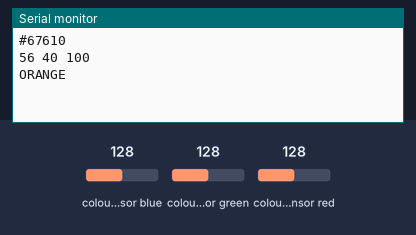
The sketch below on a simulated Arduino Uno, built with avr-gcc and run on an emulated ATmega328P. Shown: the last lines printed to the serial monitor. Wiring (inferred from the names in the program): TCS3200 colour sensor: output pin 8; S2 pin 6; S3 pin 7; S0 pin 4; S1 pin 5. The inputs (shaded band) are chosen by the test bench; at power-on: colour sensor blue 128, colour sensor green 128, colour sensor red 128.

Above: at 1.2 s.
1.3 s: colour sensor blue set to 250
At 2.3 s:
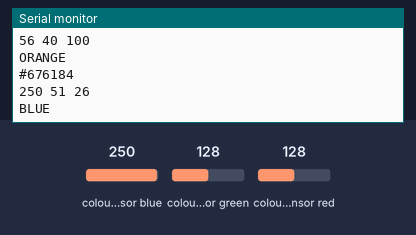
3.9 s: colour sensor green set to 5
At 5.3 s:
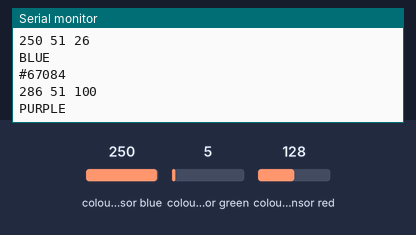
6.9 s: colour sensor red set to 191
At 8.3 s:
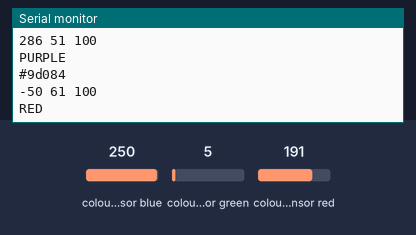
9.3 s: colour sensor blue set to 197
At 10.1 s:
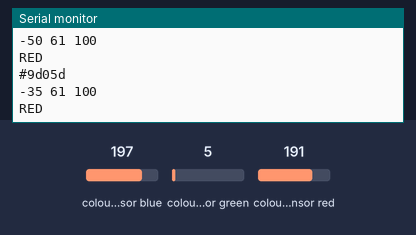
Timing chart, 0 to 12.3 s (numbered marks = the images above; inputs shaded):
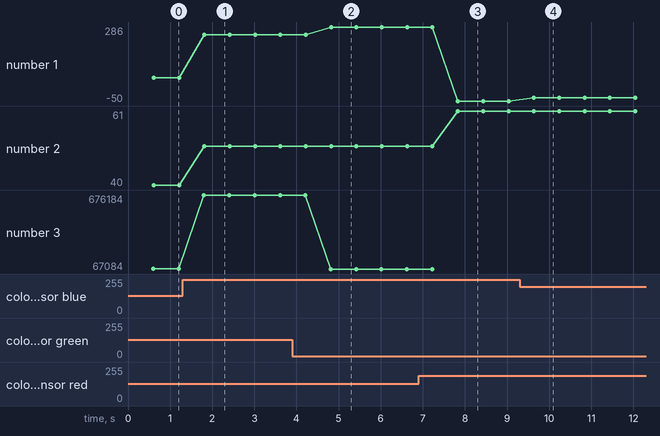

The sketch:

colorID.ino
```cpp
#define S0 4
#define S1 5
#define S2 6
#define S3 7
#define sensorOut 8

int redMin = 8;
int redMax = 60;
int greenMin = 11;
int greenMax = 56;
int blueMin = 6;
int blueMax = 39;

int redPW = 0;
int greenPW = 0;
int bluePW = 0;

int redValue;
int greenValue;
int blueValue;

void setup() {

  // Set S0 - S3 as outputs
  pinMode(S0, OUTPUT);
  pinMode(S1, OUTPUT);
  pinMode(S2, OUTPUT);
  pinMode(S3, OUTPUT);

  // Set Sensor output as input
  pinMode(sensorOut, INPUT);

  // Set Frequency scaling to 20%
  digitalWrite(S0,HIGH);
  digitalWrite(S1,LOW);

  // Setup Serial Monitor
  Serial.begin(9600);
}

void loop() {

  // Read Red value
  redPW = getRedPW();
  // Map to value from 0-255
  redValue = map(redPW, redMin,redMax,255,0);
  // Delay to stabilize sensor
  delay(200);

  // Read Green value
  greenPW = getGreenPW();
  // Map to value from 0-255
  greenValue = map(greenPW, greenMin,greenMax,255,0);
  // Delay to stabilize sensor
  delay(200);

  // Read Blue value
  bluePW = getBluePW();
  // Map to value from 0-255
  blueValue = map(bluePW, blueMin,blueMax,255,0);
  // Delay to stabilize sensor
  delay(200);


  redValue = fixNonHex(redValue);
  greenValue = fixNonHex(greenValue);
  blueValue = fixNonHex(blueValue);

  //Serial.println("RGB: " + String(redValue) + ", " + String(greenValue) + ", " + String(blueValue));

  String Hex = String(redValue,HEX) + String(greenValue,HEX) + String(blueValue,HEX);
  Serial.println("#" + Hex);

  // Convert RGB to HSV
  float R = redValue/255.0;
  float G = greenValue/255.0;
  float B = blueValue/255.0;

  float Cmax = max(max(R,G),B);
  float Cmin = min(min(R,G),B);
  float delta = Cmax - Cmin;

  int hue;
  int saturation;
  int value;

  // Hue
  if (delta == 0){
    hue = 0;
  }
  else if (Cmax == R){
    float temp = ((G-B)/delta);
    hue = 60 * (temp - int(temp));
  }
  else if (Cmax == G){
    hue = 60 * (((B-R)/delta)+2);
  }
  else if (Cmax == B){
    hue = 60 * (((R-G)/delta)+4);
  }

  // Saturation
  if (Cmax == 0){
    saturation = 0;
  }
  else{
    saturation = delta/Cmax * 100;
  }

  // Value
  value = Cmax * 100;

  Serial.println(String(hue) + " " + String(value) + " " + String(saturation));
  if (saturation < 5){
    if (value >= 95){
      Serial.println("WHITE");
    }
    else if (value <= 5){
      Serial.println("BLACK");
    }
    else{
      Serial.println("GRAY");
    }
  }
  else{
    if (hue <= 30 || hue > 350){
      Serial.println("RED");
    }
    else if (hue <= 70 && hue > 30){
      Serial.println("ORANGE");
    }
    else if (hue <= 100 && hue > 70){
      Serial.println("YELLOW");
    }
    else if (hue <= 200 && hue > 100){
      Serial.println("GREEN");
    }
    else if (hue <= 280 && hue > 200){
      Serial.println("BLUE");
    }
    else if (hue <= 320 && hue > 280){
      Serial.println("PURPLE");
    }
    else{
      Serial.println("MAGENTA");
    }
  }
/*
  // Detect Various Colors
  if (redValue>blueValue && redValue>greenValue && abs(blueValue-greenValue)<100){
    Serial.println("RED");
  }
  else if (blueValue>redValue && blueValue>greenValue && abs(redValue-greenValue)<100){
    Serial.println("BLUE");
  }
  else if (greenValue>redValue && greenValue>blueValue && abs(redValue-blueValue)<100){
    Serial.println("GREEN");
  }
  else if (abs(redValue-greenValue) < 50 && greenValue>blueValue && abs(redValue-blueValue)<100){
    Serial.println("GREEN");
  }
  else if (255-redValue < 50 && 255-blueValue < 50 && 255-greenValue < 50){
    Serial.println("WHITE");
  }
  else if (redValue < 50 && blueValue < 50 && greenValue < 50){
    Serial.println("BLACK");
  }
*/
}


// Function to read Red Pulse Widths
int getRedPW() {

  // Set sensor to read Red only
  digitalWrite(S2,LOW);
  digitalWrite(S3,LOW);
  // Define integer to represent Pulse Width
  int PW;
  // Read the output Pulse Width
  PW = pulseIn(sensorOut, LOW);
  // Return the value
  return PW;

}

// Function to read Green Pulse Widths
int getGreenPW() {

  // Set sensor to read Green only
  digitalWrite(S2,HIGH);
  digitalWrite(S3,HIGH);
  // Define integer to represent Pulse Width
  int PW;
  // Read the output Pulse Width
  PW = pulseIn(sensorOut, LOW);
  // Return the value
  return PW;

}

// Function to read Blue Pulse Widths
int getBluePW() {

  // Set sensor to read Blue only
  digitalWrite(S2,LOW);
  digitalWrite(S3,HIGH);
  // Define integer to represent Pulse Width
  int PW;
  // Read the output Pulse Width
  PW = pulseIn(sensorOut, LOW);
  // Return the value
  return PW;

}

int fixNonHex(int value){
  if (value > 255){
    value = 255;
  }
  if (value < 0){
    value = 0;
  }
  return value;
}
```

Measured:
- after the input at 1.3 s, the serial monitor: prints a new line after 0.50 s (image 1)
- after the input at 3.9 s, the serial monitor: prints a new line after 0.91 s (image 2)
- after the input at 6.9 s, the serial monitor: prints a new line after 0.92 s (image 3)
- after the input at 9.3 s, the serial monitor: prints a new line after 0.33 s (image 4)
- plotted number 1: 56 → 250 after the input at 1.3 s, 250 → 286 after the input at 3.9 s, 286 → -50 after the input at 6.9 s, -50 → -35 after the input at 9.3 s
- plotted number 2: 40 → 51 after the input at 1.3 s, 51 → 61 after the input at 6.9 s
- plotted number 3: 67610 → 676184 after the input at 1.3 s, 676184 → 67084 after the input at 3.9 s
